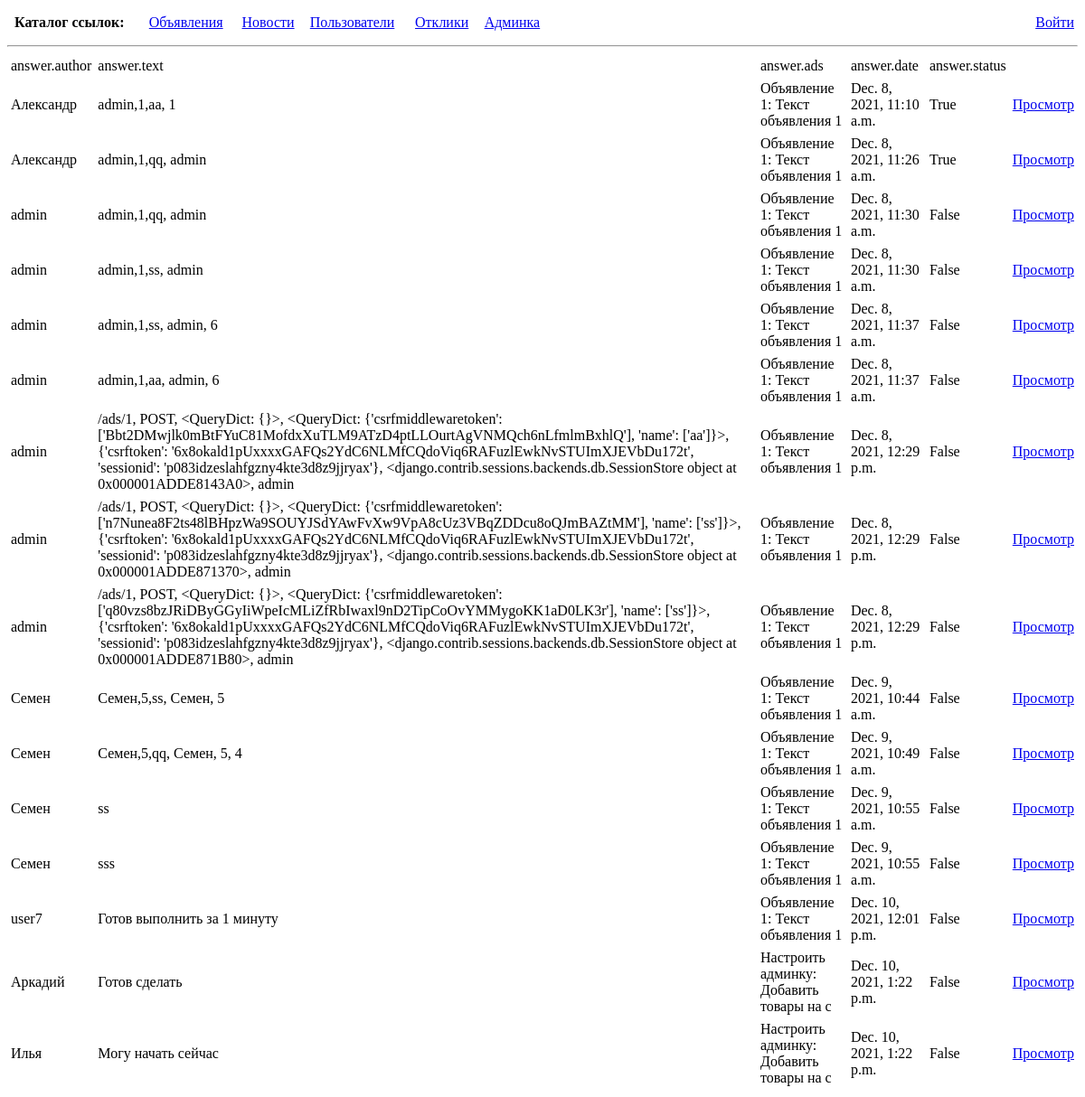
The app's page /answers/ with its own data.
### ads/models.py (models this page shows, shortened)
class Answer(models.Model):
    author = models.ForeignKey(Author, on_delete=models.CASCADE)
    text = models.TextField()
    ads = models.ForeignKey(Ads, on_delete=models.CASCADE)
    date = models.DateTimeField(auto_now_add=True)
    status = models.BooleanField(default=False)

class Author(models.Model):
    authorUser = models.OneToOneField(User, on_delete=models.CASCADE)
    def __str__(self):
        return f'{self.authorUser}'

class Ads(models.Model):
    author = models.ForeignKey(Author, on_delete=models.CASCADE)
    title = models.CharField(max_length=128)
    text = models.TextField()
    category = models.ForeignKey(Category, on_delete=models.CASCADE)
    date = models.DateTimeField(auto_now_add=True)
    body = RichTextUploadingField(blank=True, null=True)
    def __str__(self):
        return f'{self.title}: {self.text[:20]}'

### ads/views.py (the view)
# urls.py: path('answers/', AnswerList.as_view(), name='answers'),
class AnswerList(ListView):
    model = Answer
    template_name = 'answer-list.html'
    ordering = ['date']
    def get_context_data(self, **kwargs):
        context = super().get_context_data(**kwargs)
        context['answers'] = Answer.objects.all()
        context['ads'] = Ads.objects.all()
        return context

### templates/answer-list.html (shortened to what this page needs)
{% extends 'default.html' %}
{% block content %}
<table>
    <tr>
        <td>
            answer.author
        </td>
        <td>
            answer.text
        </td>
        <td>
            answer.ads
        </td>
        <td>
            answer.date
        </td>
        <td>
            answer.status
        </td>
        <td></td>
    </tr>
    {% for answer in answers %}
    <tr>
        <td>
            {{ answer.author }}
        </td>
        <td>
            {{ answer.text }}
        </td>
        <td>
            {{ answer.ads }}
        </td>
        <td>
            {{ answer.date }}
        </td>
        <td>
            {{ answer.status }}
        </td>
        <td>
            <a href="{% url 'answer' answer.id %}">Просмотр</a>
        </td>
    </tr>
    {% endfor %}
</table>
{% endblock content %}

### templates/default.html (style rules this page uses)
TABLE { width: 100%; border-collapse: collapse; }
TD, TH { padding: 3px; border: 1px solid white; }

### records on screen
Answer: author "Александр", text "admin,1,aa, 1", ads "Объявление 1: Текст объявления 1", date "Dec. 8, 2021, 11:10 a.m.", status "True"
Answer: author "Александр", text "admin,1,qq, admin", ads "Объявление 1: Текст объявления 1", date "Dec. 8, 2021, 11:26 a.m.", status "True"
Answer: author "admin", text "admin,1,qq, admin", ads "Объявление 1: Текст объявления 1", date "Dec. 8, 2021, 11:30 a.m.", status "False"
Answer: author "admin", text "admin,1,ss, admin", ads "Объявление 1: Текст объявления 1", date "Dec. 8, 2021, 11:30 a.m.", status "False"
Answer: author "admin", text "admin,1,ss, admin, 6", ads "Объявление 1: Текст объявления 1", date "Dec. 8, 2021, 11:37 a.m.", status "False"
Answer: author "admin", text "admin,1,aa, admin, 6", ads "Объявление 1: Текст объявления 1", date "Dec. 8, 2021, 11:37 a.m.", status "False"
Answer: author "admin", text "/ads/1, POST, <QueryDict: {}>, <QueryDict: {'csrfmiddlewaretoken': ['Bbt2DMwjlk0mBtFYuC81MofdxXuTLM9ATzD4ptLLOurtAgVNMQch6nLfmlmBxhlQ'], 'name': ['aa']}>, {'csrftoken': '6x8okald1pUxxxxGAFQs2YdC6NLMfCQdoViq6RAFuzlEwkNvSTUImXJEVbDu172t', 'sessionid': 'p083idzeslahfgzny4kte3d8z9jjryax'}, <django.contrib.sessions.backends.db.SessionStore object at 0x000001ADDE8143A0>, admin", ads "Объявление 1: Текст объявления 1", date "Dec. 8, 2021, 12:29 p.m.", status "False"
Answer: author "admin", text "/ads/1, POST, <QueryDict: {}>, <QueryDict: {'csrfmiddlewaretoken': ['n7Nunea8F2ts48lBHpzWa9SOUYJSdYAwFvXw9VpA8cUz3VBqZDDcu8oQJmBAZtMM'], 'name': ['ss']}>, {'csrftoken': '6x8okald1pUxxxxGAFQs2YdC6NLMfCQdoViq6RAFuzlEwkNvSTUImXJEVbDu172t', 'sessionid': 'p083idzeslahfgzny4kte3d8z9jjryax'}, <django.contrib.sessions.backends.db.SessionStore object at 0x000001ADDE871370>, admin", ads "Объявление 1: Текст объявления 1", date "Dec. 8, 2021, 12:29 p.m.", status "False"
Answer: author "admin", text "/ads/1, POST, <QueryDict: {}>, <QueryDict: {'csrfmiddlewaretoken': ['q80vzs8bzJRiDByGGyIiWpeIcMLiZfRbIwaxl9nD2TipCoOvYMMygoKK1aD0LK3r'], 'name': ['ss']}>, {'csrftoken': '6x8okald1pUxxxxGAFQs2YdC6NLMfCQdoViq6RAFuzlEwkNvSTUImXJEVbDu172t', 'sessionid': 'p083idzeslahfgzny4kte3d8z9jjryax'}, <django.contrib.sessions.backends.db.SessionStore object at 0x000001ADDE871B80>, admin", ads "Объявление 1: Текст объявления 1", date "Dec. 8, 2021, 12:29 p.m.", status "False"
Answer: author "Семен", text "Семен,5,ss, Семен, 5", ads "Объявление 1: Текст объявления 1", date "Dec. 9, 2021, 10:44 a.m.", status "False"
Answer: author "Семен", text "Семен,5,qq, Семен, 5, 4", ads "Объявление 1: Текст объявления 1", date "Dec. 9, 2021, 10:49 a.m.", status "False"
Answer: author "Семен", text "ss", ads "Объявление 1: Текст объявления 1", date "Dec. 9, 2021, 10:55 a.m.", status "False"
Answer: author "Семен", text "sss", ads "Объявление 1: Текст объявления 1", date "Dec. 9, 2021, 10:55 a.m.", status "False"
Answer: author "user7", text "Готов выполнить за 1 минуту", ads "Объявление 1: Текст объявления 1", date "Dec. 10, 2021, 12:01 p.m.", status "False"
Answer: author "Аркадий", text "Готов сделать", ads "Настроить админку: Добавить товары на с", date "Dec. 10, 2021, 1:22 p.m.", status "False"
Answer: author "Илья", text "Могу начать сейчас", ads "Настроить админку: Добавить товары на с", date "Dec. 10, 2021, 1:22 p.m.", status "False"
